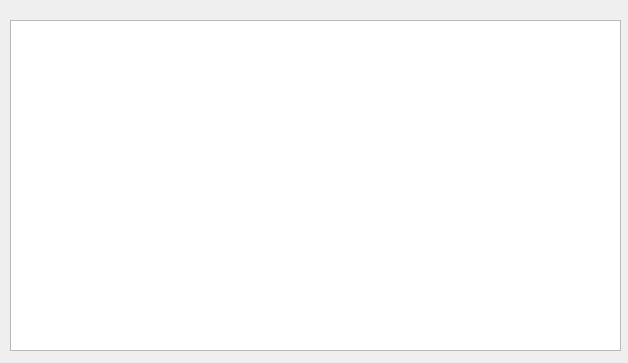
<?xml version="1.0" encoding="UTF-8"?>
<ui version="4.0">
 <class>MVC</class>
 <widget class="QDialog" name="MVC">
  <property name="geometry">
   <rect>
    <x>0</x>
    <y>0</y>
    <width>628</width>
    <height>363</height>
   </rect>
  </property>
  <property name="windowTitle">
   <string>Dialog</string>
  </property>
  <widget class="QTableView" name="tableView">
   <property name="geometry">
    <rect>
     <x>10</x>
     <y>20</y>
     <width>611</width>
     <height>331</height>
    </rect>
   </property>
  </widget>
 </widget>
 <resources/>
 <connections/>
</ui>
